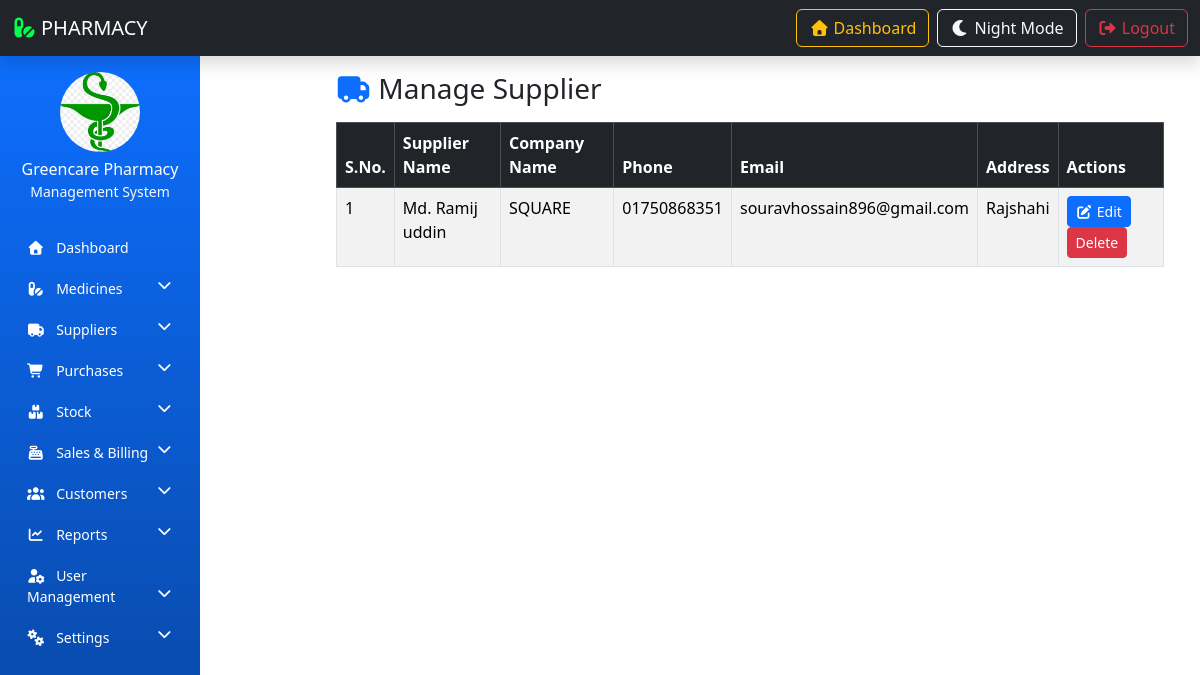
The app's page /manage-supplier/ with its own data.
### resultapp/models.py (models this page shows, shortened)
class PharmacySettings(models.Model):
    pharmacy_name = models.CharField(max_length=200)
    owner_name = models.CharField(max_length=200)
    phone = models.CharField(max_length=20)
    email = models.EmailField(blank=True, null=True)  # ✅ fixed
    address = models.TextField()
    tax_percentage = models.DecimalField(max_digits=5, decimal_places=2, default=0)
    discount_percentage = models.DecimalField(max_digits=5, decimal_places=2, default=0)
    currency = models.CharField(max_length=10, default='tk')
    logo = models.ImageField(upload_to='pharmacy_logo/', blank=True, null=True)

class Supplier(models.Model):
    supplier_name = models.CharField(max_length=200)
    company_name = models.CharField(max_length=200)
    phone = models.CharField(max_length=15)
    email = models.EmailField()
    address = models.TextField()
    created_date = models.DateTimeField(auto_now_add=True)

### resultapp/views.py (the view)
# urls.py: path('manage-supplier/', manage_supplier, name='manage_supplier'),
def manage_supplier(request):
    if request.GET.get('delete'):
        supplier_id = request.GET.get('delete')
        Supplier.objects.filter(id=supplier_id).delete()
        messages.success(request, "Supplier deleted successfully")
        return redirect('manage_supplier')
    suppliers = Supplier.objects.all()
    return render(request, 'manage_supplier.html', {
        'suppliers': suppliers
    })

### resultapp/context_processors.py (called while the page is built)
def pharmacy_info(request):
    return {
        'pharmacy_info': PharmacySettings.objects.first()
    }

### resultapp/templates/manage_supplier.html (shortened to what this page needs)
{% extends 'admin_base.html' %}
{% load static %}
{% block content %}
<div class="container">
    <h3 class="mb-3">
        <i class="fas fa-truck text-primary"></i> Manage Supplier
    </h3>
    <div class="table-responsive">
        <table class="table table-bordered table-striped">
            <thead class="table-dark">
                <tr>
                    <th>S.No.</th>
                    <th>Supplier Name</th>
                    <th>Company Name</th>
                    <th>Phone</th>
                    <th>Email</th>
                    <th>Address</th>
                    <th>Actions</th>
                </tr>
            </thead>
            <tbody>
                {% for s in suppliers %}
                <tr>
                    <td>{{ forloop.counter }}</td>
                    <td>{{ s.supplier_name }}</td>
                    <td>{{ s.company_name }}</td>
                    <td>{{ s.phone }}</td>
                    <td>{{ s.email }}</td>
                    <td style="max-width:200px; word-wrap:break-word;">
                        {{ s.address }}
                    </td>
                    <td>
                        <a href="{% url 'edit_supplier' s.id %}" class="btn btn-sm btn-primary">
                            <i class="fas fa-edit"></i> Edit
                        </a>
                        <a href="?delete={{ s.id }}"
                           onclick="return confirm('Are you sure you want to delete this supplier?')"
                           class="btn btn-sm btn-danger">
                            Delete
                        </a>
                    </td>
                </tr>
                {% empty %}
                <tr>
                    <td colspan="7" class="text-center">
                        No suppliers available.
                    </td>
                </tr>
                {% endfor %}
            </tbody>
        </table>
    </div>
</div>
{% endblock %}

### resultapp/templates/sidebar.html (shortened to what this page needs)
{% load static %}
<nav class="col-md-3 col-lg-2 d-md-block sidebar collapse pt-3">
    <div class="text-center text-white mb-4">
        {% if pharmacy_info.logo %}
        <img src="{{ pharmacy_info.logo.url }}" class="img-fluid rounded-circle mb-2"
            style="width:80px; height:80px; object-fit:cover;">
        {% else %}
        <img src="{% static 'PMS-IMAGE/logo.png' %}" class="img-fluid rounded-circle mb-2"
            style="width:80px; height:80px;">
        {% endif %}
        <h6 class="mb-0">{{ pharmacy_info.pharmacy_name|default:"GreenCare Pharmacy" }}</h6>
        <small class="text-light">Management System</small>
    </div>
    <ul class="nav flex-column">
        <li class="nav-item">
            <a href="{% url 'admin-dashboard' %}" class="nav-link">
                <i class="fas fa-home me-2"></i> Dashboard
            </a>
        </li>
        <li class="nav-item">
            <a href="#medicineMenu" data-bs-toggle="collapse" class="nav-link">
                <i class="fas fa-pills me-2"></i> Medicines
                <i class="fas fa-chevron-down float-end"></i>
            </a>
        </li>
        <li class="nav-item">
            <a href="#supplierMenu" data-bs-toggle="collapse" class="nav-link">
                <i class="fas fa-truck me-2"></i> Suppliers
                <i class="fas fa-chevron-down float-end"></i>
            </a>
        </li>
        <li class="nav-item">
            <a href="#purchaseMenu" data-bs-toggle="collapse" class="nav-link">
                <i class="fas fa-shopping-cart me-2"></i> Purchases
                <i class="fas fa-chevron-down float-end"></i>
            </a>
        </li>
        <li class="nav-item">
            <a href="#stockMenu" data-bs-toggle="collapse" class="nav-link">
                <i class="fas fa-boxes me-2"></i> Stock
                <i class="fas fa-chevron-down float-end"></i>
            </a>
        </li>
        <li class="nav-item">
            <a href="#salesMenu" data-bs-toggle="collapse" class="nav-link">
                <i class="fas fa-cash-register me-2"></i> Sales & Billing
                <i class="fas fa-chevron-down float-end"></i>
            </a>
        </li>
        <li class="nav-item">
            <a href="#customerMenu" data-bs-toggle="collapse" class="nav-link">
                <i class="fas fa-users me-2"></i> Customers
                <i class="fas fa-chevron-down float-end"></i>
            </a>
        </li>
        <li class="nav-item">
            <a href="#reportMenu" data-bs-toggle="collapse" class="nav-link">
                <i class="fas fa-chart-line me-2"></i> Reports
                <i class="fas fa-chevron-down float-end"></i>
            </a>
        </li>
        <li class="nav-item">
            <a href="#userMenu" data-bs-toggle="collapse" class="nav-link">
                <i class="fas fa-user-cog me-2"></i> User Management
                <i class="fas fa-chevron-down float-end"></i>
            </a>
        </li>
        <li class="nav-item">
            <a href="#settingsMenu" data-bs-toggle="collapse" class="nav-link">
                <i class="fas fa-cogs me-2"></i> Settings
                <i class="fas fa-chevron-down float-end"></i>
            </a>
        </li>
    </ul>
</nav>

### resultapp/templates/sidebar.html (style rules this page uses)
.sidebar { min-height: 100vh; background: linear-gradient(180deg, #0d6efd, #084298); }
.sidebar .nav-link { color: #ffffff; font-size: 14px; padding: 10px 15px; border-radius: 6px; transition: 0.3s; }

### records on screen
PharmacySettings: logo (picture), pharmacy_name "Greencare Pharmacy"
Supplier: supplier_name "Md. Ramij uddin", company_name "SQUARE", phone "01750868351", email "souravhossain896@gmail.com", address "Rajshahi"
